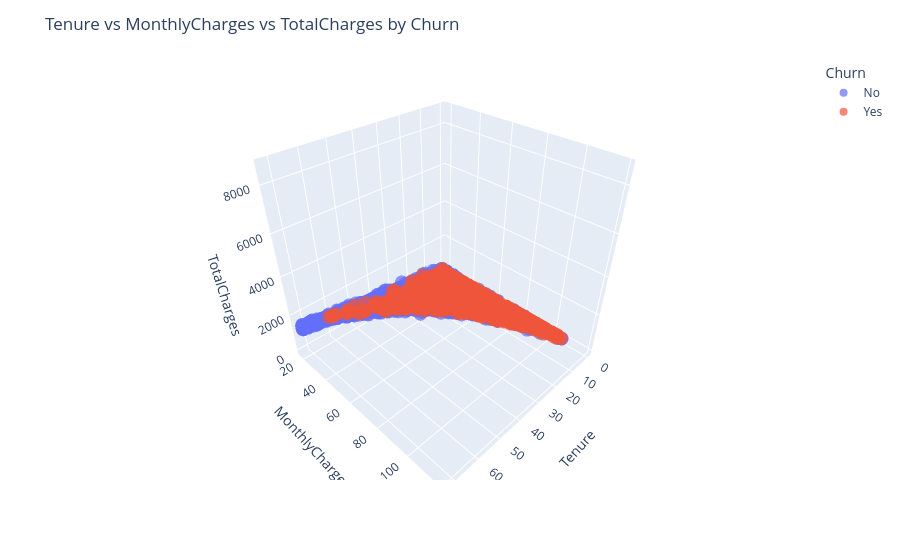

The notebook cell saved with this chart:
### Markdown cell above
- **Numerical + Numerical + Target:** A 3D scatter plot visualizes the interaction between `tenure`, `MonthlyCharges`, and `TotalCharges` colored by `Churn`.  
- This helps identify patterns and clusters where combinations of numerical features may influence customer churn.  
- Interactive Plotly visualization allows better exploration of relationships in three dimensions.

### Code cell
import plotly.express as px

fig = px.scatter_3d(
    df, 
    x='tenure', 
    y='MonthlyCharges', 
    z='TotalCharges',
    color='Churn',
    opacity=0.7,
    size_max=8
)

fig.update_layout(
    title='Tenure vs MonthlyCharges vs TotalCharges by Churn',
    scene=dict(
        xaxis_title='Tenure',
        yaxis_title='MonthlyCharges',
        zaxis_title='TotalCharges'
    )
)

fig.show()

### Figure 1 — Plotly figure (JSON) as saved in the notebook; plotly's stock layout.template omitted (floating-point values rounded to 4 significant figures; data arrays with more than 128 entries replaced by an {"elided": "..."} marker saying what was removed)
{"data": [{"hovertemplate": "Churn=No<br>tenure=%{x}<br>MonthlyCharges=%{y}<br>TotalCharges=%{z}<extra></extra>", "legendgroup": "No", "marker": {"color": "#636efa", "opacity": 0.7, "symbol": "circle"}, "mode": "markers", "name": "No", "scene": "scene", "showlegend": true, "type": "scatter3d", "x": {"elided": "5174 int values"}, "y": {"elided": "5174 float values"}, "z": {"elided": "5174 float values"}}, {"hovertemplate": "Churn=Yes<br>tenure=%{x}<br>MonthlyCharges=%{y}<br>TotalCharges=%{z}<extra></extra>", "legendgroup": "Yes", "marker": {"color": "#EF553B", "opacity": 0.7, "symbol": "circle"}, "mode": "markers", "name": "Yes", "scene": "scene", "showlegend": true, "type": "scatter3d", "x": {"elided": "1869 int values"}, "y": {"elided": "1869 float values"}, "z": {"elided": "1869 float values"}}], "layout": {"legend": {"title": {"text": "Churn"}, "tracegroupgap": 0}, "margin": {"t": 60}, "scene": {"domain": {"x": [0, 1], "y": [0, 1]}, "xaxis": {"title": {"text": "Tenure"}}, "yaxis": {"title": {"text": "MonthlyCharges"}}, "zaxis": {"title": {"text": "TotalCharges"}}}, "title": {"text": "Tenure vs MonthlyCharges vs TotalCharges by Churn"}}}
